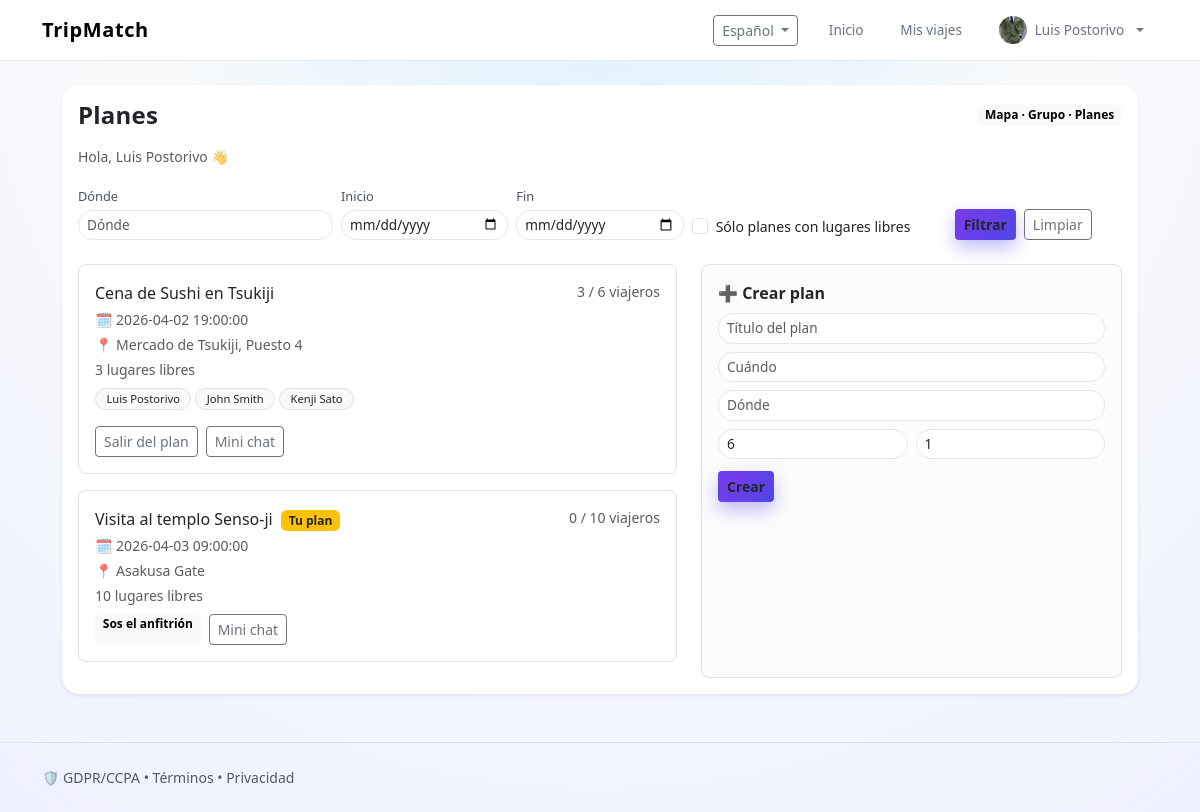
Page /?screen=plans&lang=es&trip_id=116 (signed in) on the committed database.
### tables this page shows
CREATE TABLE `users` (
  `id` int(10) UNSIGNED NOT NULL,
  `name` varchar(100) NOT NULL,
  `email` varchar(150) NOT NULL,
  `password_hash` varchar(255) DEFAULT NULL,
  `country` varchar(100) DEFAULT NULL,
  `bio` text DEFAULT NULL,
  `avatar` varchar(255) DEFAULT NULL,
  `show_bio` tinyint(1) NOT NULL DEFAULT 1,
  `sos_enabled` tinyint(1) NOT NULL DEFAULT 0,
  `share_location` tinyint(1) NOT NULL DEFAULT 0,
  `languages` longtext DEFAULT NULL CHECK (json_valid(`languages`)),
  `not_traveling` tinyint(1) NOT NULL DEFAULT 0,
  `phone` varchar(50) DEFAULT NULL,
  `created_at` datetime NOT NULL,
  `updated_at` datetime DEFAULT current_timestamp() ON UPDATE current_timestamp(),
  `last_login` datetime DEFAULT NULL
);

CREATE TABLE `plans` (
  `id` int(10) UNSIGNED NOT NULL,
  `trip_id` int(10) UNSIGNED DEFAULT NULL,
  `title` varchar(200) NOT NULL,
  `when_at` datetime DEFAULT NULL,
  `where_text` varchar(255) DEFAULT NULL,
  `capacity` int(10) UNSIGNED NOT NULL DEFAULT 6,
  `min_people` int(10) UNSIGNED NOT NULL DEFAULT 1,
  `created_by` int(10) UNSIGNED NOT NULL,
  `created_at` datetime NOT NULL
);

### app/helpers.php (called while the page is built, shortened)
<?php
function html($s)
{
    return htmlspecialchars($s ?? '', ENT_QUOTES, 'UTF-8');
}
function seats_left($capacity, $participants_count)
{
    return max(0, (int)$capacity - (int)$participants_count);
}
function is_logged_in($user)
{
    return is_array($user ?? null) && !empty($user['id']);
}

### app/bootstrap.php (called while the page is built, shortened)
<?php
require __DIR__ . '/helpers.php';
function load_current_user()
{
    $pdo = db();
    if (!empty($_SESSION['user_id'])) {
        $stmt = $pdo->prepare('SELECT * FROM users WHERE id = :id');
        $stmt->execute([':id' => $_SESSION['user_id']]);
        $user = $stmt->fetch();
        if ($user) {
            return $user;
        }
    }
    return null;
}
function load_plans($currentUserId, array $filters = [])
{
    $pdo = db();
    $sql = "SELECT p.*,
                   u.name AS owner_name,
                   (SELECT COUNT(*) FROM plan_participants pp WHERE pp.plan_id = p.id) AS participants_count,
                   EXISTS(
                       SELECT 1 FROM plan_participants pp2
                       WHERE pp2.plan_id = p.id AND pp2.user_id = :uid
                   ) AS is_joined
            FROM plans p
            JOIN users u ON u.id = p.created_by
            WHERE 1 = 1";
    $params = [':uid' => $currentUserId];
if (!empty($filters['trip_id'])) {
    $sql .= " AND p.trip_id = :trip_id";
    $params[':trip_id'] = (int)$filters['trip_id'];
}
    $sql .= " ORDER BY p.when_at";
    $stmt = $pdo->prepare($sql);
    $stmt->execute($params);
    $plans = $stmt->fetchAll();
    return $plans;
}

### views/plans.php (the view, shortened to what this page needs)
<?php
function view_plans($t, $plans, $filters = [], $user = null)
{
    $lang        = $_SESSION['lang'] ?? 'es';
    $cityFilter  = $filters['city']            ?? '';
    $fromFilter  = $filters['from']            ?? '';
    $toFilter    = $filters['to']              ?? '';
    $onlySpots   = !empty($filters['only_with_spots']);
    $tripIdFilter = $filters['trip_id'] ?? null;
    ?>
<section class="mb-4">
  <div class="card shadow-sm border-0">
    <div class="card-body">
      <div class="d-flex flex-wrap justify-content-between align-items-center mb-3 gap-2">
        <h2 class="h4 fw-semibold mb-0"><?=html($t['plans'] ?? 'Planes')?></h2>
        <span class="badge text-bg-light small">
          <?=html($t['map'] ?? 'Mapa')?> · <?=html($t['group'] ?? 'Grupos')?> · <?=html($t['plans'] ?? 'Planes')?>
        </span>
      </div>
        <?php if ($user): ?>
          <p class="small text-muted mb-3 mb-0">
            <?=html(sprintf($t['helloUser'] ?? 'Hola, %s 👋', $user['name'] ?? ''))?>
          </p>
        <?php endif; ?>
      <form method="get" class="row g-2 mb-4">
        <div class="col-md-3 col-6">
          <label class="form-label small mb-1"><?=html($t['where'] ?? 'Lugar')?></label>
          <input name="plan_city"
                 class="form-control form-control-sm"
                 placeholder="<?=html($t['where'] ?? 'Ciudad / zona')?>"
                 value="<?=html($cityFilter)?>" />
        </div>
        <div class="col-md-2 col-6">
          <label class="form-label small mb-1"><?=html($t['start'] ?? 'Desde')?></label>
          <input type="date"
                 name="plan_from"
                 class="form-control form-control-sm"
                 value="<?=html(substr($fromFilter, 0, 10))?>" />
        </div>
        <div class="col-md-2 col-6">
          <label class="form-label small mb-1"><?=html($t['end'] ?? 'Hasta')?></label>
          <input type="date"
                 name="plan_to"
                 class="form-control form-control-sm"
                 value="<?=html(substr($toFilter, 0, 10))?>" />
        </div>
        <div class="col-md-3 col-6 d-flex align-items-end">
          <div class="form-check">
            <input class="form-check-input" type="checkbox" value="1"
                   id="onlySpotsCheck" name="only_spots"
                   <?=$onlySpots ? 'checked' : ''?> />
            <label class="form-check-label small" for="onlySpotsCheck">
              <?=html($t['onlySpots'] ?? 'Sólo planes con lugares libres')?>
            </label>
          </div>
        </div>
        <div class="col-md-2 col-12 d-flex align-items-end gap-2">
          <button class="btn btn-warning btn-sm text-dark fw-semibold" type="submit">
            <?=html($t['search'] ?? 'Filtrar')?>
          </button>
          <a href="?screen=plans&lang=<?=html($lang)?><?=!empty($tripIdFilter) ? '&trip_id=' . urlencode($tripIdFilter) : ''?>"
             class="btn btn-outline-secondary btn-sm">
            <?=html($t['clear'] ?? 'Limpiar')?>
          </a>
        </div>
      </form>
      <div class="row g-4">
        <div class="col-md-7">
          <?php if (empty($plans)): ?>
            <p class="small text-muted mb-0">
              <?=html($t['noPlans'] ?? 'Todavía no hay planes que coincidan con el filtro.')?>
            </p>
          <?php else: ?>
            <?php foreach ($plans as $p):
              $left     = seats_left((int)($p['capacity'] ?? 0), (int)($p['participants_count'] ?? 0));
              $isJoined = !empty($p['is_joined']);
              $isOwner  = isset($p['created_by'], $user['id']) && (int)$p['created_by'] === (int)$user['id'];
            ?>
              <div class="border rounded-3 p-3 mb-3">
                <div class="d-flex justify-content-between align-items-start mb-1">
                  <div class="fw-medium">
                    <?=html($p['title'])?>
                    <?php if ($isOwner): ?>
                      <span class="badge text-bg-warning text-dark ms-1 small">Tu plan</span>
                    <?php endif; ?>
                  </div>
                  <div class="small text-muted">
                    <?=html($p['participants_count'] ?? 0)?> / <?=html($p['capacity'] ?? 0)?>
                    <?=html($t['travelers'] ?? 'viajeros')?>
                  </div>
                </div>
                <div class="small text-muted mb-1">
                  🗓️ <?=html($p['when_at'] ?? '')?>
                </div>
                <div class="small text-muted mb-1">
                  📍 <?=html($p['where_text'] ?? '')?>
                </div>
                <div class="small text-muted mb-2">
                  <?=$left?> <?=html($t['spotsLeft'] ?? 'lugares libres')?>
                </div>
                <?php if (!empty($p['participants_names'])): ?>
                  <div class="d-flex flex-wrap gap-1 mb-3 small">
                    <?php foreach ($p['participants_names'] as $name): ?>
                      <span class="badge rounded-pill bg-light text-dark border"><?=html($name)?></span>
                    <?php endforeach; ?>
                  </div>
                <?php endif; ?>
                <form method="post" class="d-flex flex-wrap gap-2">
                  <?php if ($isOwner): ?>
                    <span class="badge text-bg-light small">
                      <?=html($t['youHost'] ?? 'Sos el anfitrión')?>
                    </span>
                  <?php else: ?>
                    <?php if ($isJoined): ?>
                      <button class="btn btn-outline-secondary btn-sm" type="submit">
                        <?=html($t['leave'] ?? 'Salir del plan')?>
                      </button>
                    <?php endif; ?>
                  <?php endif; ?>
                  <button type="button"
                          class="btn btn-outline-secondary btn-sm"
                          onclick="alert('Mini chat del plan (demo)')">
                    Mini chat
                  </button>
                </form>
              </div>
            <?php endforeach; ?>
          <?php endif; ?>
        </div>
        <div class="col-md-5">
          <div class="border rounded-3 p-3 bg-light-subtle h-100">
            <div class="fw-semibold mb-2">
              ➕ <?=html($t['createPlan'] ?? 'Crear nuevo plan')?>
            </div>
            <form method="post" class="row g-2">
              <div class="col-12">
                <input name="title" class="form-control form-control-sm"
                       placeholder="<?=html($t['planTitle'] ?? 'Título del plan')?>" />
              </div>
              <div class="col-12">
                <input name="when" class="form-control form-control-sm"
                       placeholder="<?=html($t['when'] ?? 'Cuándo (YYYY-MM-DD HH:mm)')?>" />
              </div>
              <div class="col-12">
                <input name="where" class="form-control form-control-sm"
                       placeholder="<?=html($t['where'] ?? 'Dónde')?>" />
              </div>
              <div class="col-6">
                <input type="number" min="1" name="capacity"
                       class="form-control form-control-sm"
                       placeholder="<?=html($t['maxPeople'] ?? 'Máx. personas')?>"
                       value="6" />
              </div>
              <div class="col-6">
                <input type="number" min="1" name="min"
                       class="form-control form-control-sm"
                       placeholder="<?=html($t['minPeople'] ?? 'Mínimo personas')?>"
                       value="1" />
              </div>
              <div class="col-12">
                <button class="btn btn-warning btn-sm mt-1 text-dark fw-semibold" type="submit">
                  <?=html($t['create'] ?? 'Crear')?>
                </button>
              </div>
            </form>
          </div>
        </div>
      </div>
    </div>
  </div>
</section>
    <?php
}

### views/layout_header.php (shortened to what this page needs)
<?php
function nav_link($label, $screen)
{
    $lang = $_SESSION['lang'] ?? 'es';
    return '<a class="nav-link small" href="?screen='
        . htmlspecialchars($screen, ENT_QUOTES)
        . '&lang=' . htmlspecialchars($lang, ENT_QUOTES) . '">'
        . html($label) . '</a>';
}
function render_header($t, $STRINGS, $locale, $user)
{
    global $APP_NAME;
    ?>
<!DOCTYPE html>
<html lang="<?=html($locale)?>">
<head>
  <link href="https://cdn.jsdelivr.net/npm/bootstrap@5.3.3/dist/css/bootstrap.min.css" rel="stylesheet">
  <link rel="stylesheet" href="css/theme.css">
  <link rel="stylesheet" href="https://unpkg.com/leaflet@1.9.4/dist/leaflet.css"
/>
</head>
<body class="tm-body">
  <nav class="navbar tm-navbar navbar-expand-lg sticky-top">
    <div class="container">
      <a class="navbar-brand fw-bold" href="?screen=landing&lang=<?=html($locale)?>">
        <?=html($t['brand'] ?? $APP_NAME)?>
      </a>
      <div class="collapse navbar-collapse" id="mainNavbar">
        <ul class="navbar-nav ms-auto align-items-lg-center gap-lg-2">
          <li class="nav-item dropdown me-2">
            <button class="btn btn-outline-secondary btn-sm dropdown-toggle d-flex align-items-center"
                    id="langDropdown" data-bs-toggle="dropdown" type="button" aria-expanded="false">
              <span class="me-1">
                <?=html($STRINGS[$locale]['i18n'] ?? strtoupper($locale))?>
              </span>
            </button>
          </li>
          <?php if (is_logged_in($user)): ?>
          <li class="nav-item">
            <?= nav_link('Inicio', 'landing'); ?>
          </li>
          <li class="nav-item">
            <?= nav_link($t['myTrips'], 'trips'); ?>
          </li>
          <?php endif; ?>
          <?php if (!is_logged_in($user)): ?>
            <li class="nav-item">
              <?= nav_link($t['getStarted'], 'login'); ?>
            </li>
          <?php else: ?>
            <li class="nav-item dropdown">
              <a class="nav-link dropdown-toggle small d-flex align-items-center gap-2"
                 href="#"
                 role="button"
                 data-bs-toggle="dropdown">
                <?php $avatar = $user['avatar'] ?? null; ?>
                <?php if (!empty($avatar)): ?>
                  <img
                    src="uploads/avatars/<?=html($avatar)?>"
                    alt="<?=html($user['name'] ?? 'U')?>"
                    class="rounded-circle"
                    style="width: 28px; height: 28px; object-fit: cover;">
                <?php endif; ?>
                <span><?=html($user['name'] ?? 'Usuario')?></span>
              </a>
            </li>
          <?php endif; ?>
</ul>
      </div>
    </div>
  </nav>
  <main class="container my-4">
    <?php
}

### public/css/theme.css (style rules this page uses)
:root { --tm-primary: #7c3aed; --tm-primary-soft: #ede9fe; --tm-secondary: #22c55e; --tm-accent: #f97316; --tm-bg: #f3f4f6; --tm-text-main: #0f172a; --tm-text-muted: #6b7280; }
.tm-body { font-family: "Poppins", system-ui, -apple-system, BlinkMacSystemFont, "Segoe UI", sans-serif; background: radial-gradient(circle at top, #e0f2fe 0, #f9fafb 45%, #eef2ff 100%); color: var(--tm-text-main); min-height: 100vh; }
main.container { max-width: 1100px; }
.card, .btn, .form-control, .form-select, .navbar, .badge { transition: all 0.18s ease-out; }
.navbar.tm-navbar { background: rgba(255, 255, 255, 0.92); backdrop-filter: blur(10px); border-bottom: 1px solid rgba(148, 163, 184, 0.25); }
.navbar.tm-navbar .navbar-brand { font-weight: 700; letter-spacing: 0.03em; display: flex; align-items: center; gap: 0.35rem; }
.navbar.tm-navbar .nav-link { font-size: 0.85rem; font-weight: 500; color: var(--tm-text-muted); border-radius: 999px; padding-inline: 0.9rem; }
.btn-primary, .btn-warning { background: linear-gradient(135deg, var(--tm-primary), #4f46e5); border-color: transparent; color: #ffffff; box-shadow: 0 8px 18px rgba(79, 70, 229, 0.35); }
.card { border-radius: 1.1rem; border: 1px solid rgba(148, 163, 184, 0.25); }
h1, h2, h3, h4, h5 { letter-spacing: 0.01em; }
.badge-tag, .badge.rounded-pill { border-radius: 999px; font-size: 0.7rem; font-weight: 500; padding: 0.25rem 0.65rem; background: var(--tm-primary-soft); color: var(--tm-primary); }
.form-control, .form-select { border-radius: 0.9rem; border-color: #e5e7eb; font-size: 0.85rem; }
.form-label { font-size: 0.8rem; color: #4b5563; }

### rows in the picture
users: avatar (picture), name "Luis Postorivo", name "Hola, Luis Postorivo 👋"
plans: title "Cena de Sushi en Tsukiji", participants_count "3", capacity "6", when_at "2026-04-02 19:00:00", where_text "Mercado de Tsukiji, Puesto 4", left "3", name "Luis Postorivo", name "John Smith", name "Kenji Sato"
plans: title "Visita al templo Senso-ji", shows "Tu plan", participants_count "0", capacity "10", when_at "2026-04-03 09:00:00", where_text "Asakusa Gate"

### other values in the picture
html($t['brand'] ?? $APP_NAME) "TripMatch"
html($STRINGS[$locale]['i18n'] ?? strtoupper($locale)) "Español"
html($label) "Inicio Mis viajes"
html($t['plans'] ?? 'Planes') "Planes"
html($t['map'] ?? 'Mapa') "Mapa"
html($t['group'] ?? 'Grupos') "Grupo"
html($t['where'] ?? 'Lugar') "Dónde"
html($t['start'] ?? 'Desde') "Inicio"
html($t['end'] ?? 'Hasta') "Fin"
html($t['onlySpots'] ?? 'Sólo planes con lugares libres') "Sólo planes con lugares libres"
html($t['search'] ?? 'Filtrar') "Filtrar"
html($t['clear'] ?? 'Limpiar') "Limpiar"
html($t['createPlan'] ?? 'Crear nuevo plan') "Crear plan"
html($t['create'] ?? 'Crear') "Crear"
